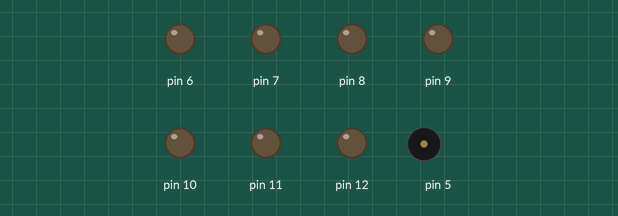
Simulated run of this sketch. Board: Arduino Uno, built with avr-gcc and run on an emulated ATmega328P. Shown: output pins drawn as LEDs (lit = HIGH), buzzer (waves = sounding).

Above: at 0.1 s.
Timing chart, 0 to 0.1 s (numbered marks = the images above):
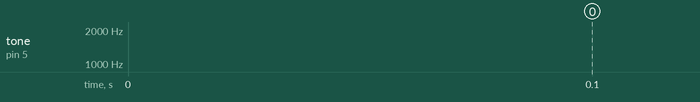

The sketch:

melody.ino
```cpp
int counter= 1000;
boolean countUpwards = true;

int lightCounter = 12;
boolean lightCountUpwards = false;

void setup() {
    pinMode(12, OUTPUT);
  pinMode(11, OUTPUT);
  pinMode(10, OUTPUT);
  pinMode(9, OUTPUT);
  pinMode(8 , OUTPUT);
  pinMode(7 , OUTPUT);
  pinMode(6 , OUTPUT);
}

void loop() {
/*tone(5, 10000);*/


  tone(5, counter);

 //Flip-Flop mechanic
   if(counter == 3000) countUpwards = false;
   if(counter == 1000) countUpwards = true;

   if(countUpwards) counter++;
      else counter--;

}
```
